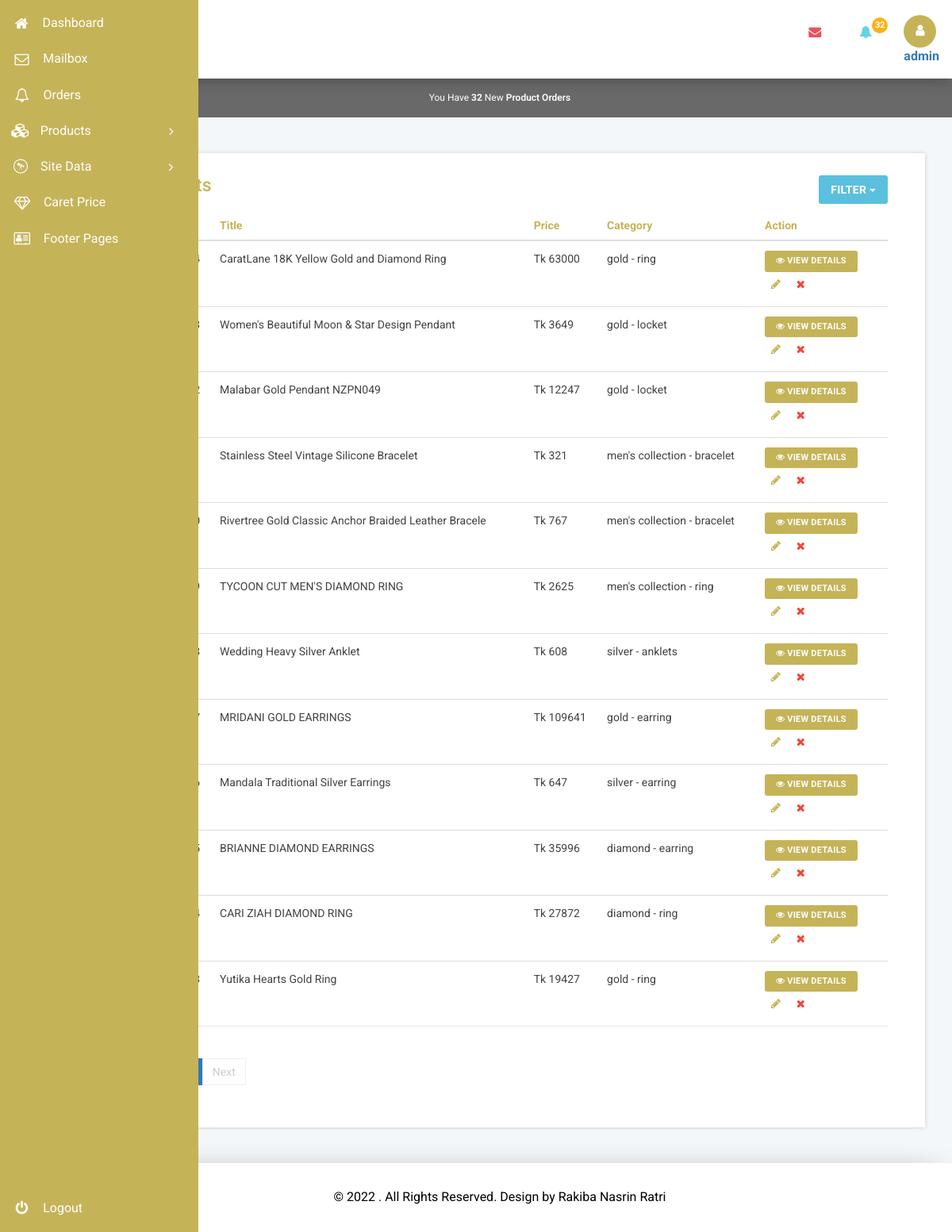
The app's page /admin/site-data.php?dt=apr (signed in) with its own data.
### tables this page shows
CREATE TABLE IF NOT EXISTS `products` (
  `id` int(11) NOT NULL,
  `name` varchar(900) NOT NULL,
  `category` varchar(900) NOT NULL,
  `subcategory` varchar(900) NOT NULL,
  `brand` varchar(90) NOT NULL,
  `size` varchar(90) NOT NULL,
  `colors` varchar(9000) NOT NULL,
  `description` text NOT NULL,
  `price` float NOT NULL,
  `views` int(11) NOT NULL,
  `discount` int(11) NOT NULL,
  `images` varchar(900) NOT NULL,
  `date_added` datetime DEFAULT NULL,
  `item_left` int(11) NOT NULL,
  `rating` varchar(10) NOT NULL DEFAULT '0-0',
  `others` varchar(10) DEFAULT NULL,
  PRIMARY KEY (`id`)
);

CREATE TABLE IF NOT EXISTS `site_settings` (
  `title` varchar(900) NOT NULL,
  `page_view` int(11) NOT NULL,
  `caret_price` int(11) NOT NULL
);

### admin/site-data.php (the view, shortened to what this page needs)
<?php
	include "../doc/includes/config.php";
	require_once "includes/functions.php";
	$dt = isset($_GET['dt']) ? $_GET['dt'] : header('Location: index.php');
	$filter = isset($_GET['filter']) ? $_GET['filter'] : 0;
	$page = isset($_GET['page']) ? $_GET['page'] : 1;
	$offset = ($page < 1) ? 0 : (($page*20)-20);
	switch($dt) {
		case 'apr' : $table_name='products'; $title = 'All Products'; $sbis = array("All","Old uploaded","Most viewed","Discount","Low Stock"); $vdms = 'lg';break;
	}
?>
<?php include "includes/form-submissions.php"; ?>
<?php include "includes/header.php"; ?>
<div class="main-grid">
	<div class="panel panel-widget">
		<div class="row my-div">
			<div class="col-md-12 my-div-heading">
				<div class="dropdown pull-right">
					<button class="btn btn-info dropdown-toggle" type="button" data-toggle="dropdown">FILTER
					<span class="caret"></span></button>
				</div>
				<h2><?= $title ?></h2>
			</div>
			<div class="col-md-12">
			<?php if($dt=='msg'){ ?>
				<?php switch($filter){case 1:$sort_sql="admin_read='0'";break;default: $sort_sql="1";} ?>
				<div class="mailbox">
				<?php
					$result_message = get_messages($sort_sql." ORDER BY id DESC LIMIT 20 OFFSET ".$offset);
					while($row_message = $result_message->fetch_array()) {
					switch($row_message['admin_read']) {
					case 0: $label = 'success'; $text = 'New'; break;
					case 1: $label = 'default'; $text = 'Replied'; break;
					default: $label = 'danger'; $text = 'Data Error';
					}
				?>
					<div id="mail-<?= trim($row_message['Id']) ?>" data-vid="<?= trim($row_message['Id']) ?>" class="row message">
						<div class="button-group col-md-2 col-sm-12 col-xs-12">
							<a href="?update_mail_status=1&id=<?= $row_message['Id']; ?>&value=0<?php if($row_message['admin_read']==0)echo"1"; ?>">
								<i class="fa fa-envelope-<?php if($row_message['admin_read']==1)echo"open-"; ?>o"></i>
							</a>
							<a href="#" data-reply="<?= $row_message['Email'] ?>"><i class="fa fa-reply"></i></a>
							<a href="#" data-delete="<?= $row_message['Id'] ?>"><i class="fa fa-trash-o"></i></a>
							<a href="#" data-delete="<?= $row_message['Id'] ?>"><i class="fa fa-flag-o"></i></a>
						</div>
						<div class="col-md-7 col-sm-6 col-xs-6"><?= $row_message['Name'] ; ?> &lt;<?= $row_message['Email'] ; ?>&gt;</div>
						<div class="col-md-1 col-sm-1 col-xs-1"><span class="label label-<?= $label ?>"><?= $text ?></span></div>
						<div class="col-md-2 col-sm-3 col-xs-3"><?= $row_message['date'] ; ?></div>
					</div>
				<?php } mysqli_free_result($result_message); ?>
				</div>
			<?php }else if($dt=='apr'){ ?>
				<?php
					switch($filter) {
					default: $sort_sql = "1 ORDER BY id DESC";
					}
				?>
				<table class="table">
					<thead><tr><th>#</th><th>Id</th><th>Title</th><th>Price</th><th>Category</th><th width="16.6666%">Action</th></tr></thead>
					<tbody>
					<?php
						$result_products = get_some_data("products", $sort_sql." LIMIT 20 OFFSET {$offset}");
						if($result_products->num_rows > 0) {
						while($row_pr = $result_products->fetch_array()) {
						$primg = (!empty($row_pr['colors'])) ? "../proimg/".$row_pr['id']."/".explode(",", $row_pr['colors'])[0]."1.jpg" :  "../proimg/".$row_pr['id']."/1.jpg";
					?>
						<tr>
							<td><img src="<?= $primg ?>" class="img-fluid img-thumbnail" style="max-height: 70px;" /></td>
							<td>#<?= $row_pr['id'] ?></td>
							<td><?= $row_pr['name'] ?></td>
							<td>Tk <?= ($row_pr['others']==2) ? $caretRate*$row_pr['price']: $row_pr['price']; ?></td>
							<td><?= $row_pr['category'] ?> - <?= $row_pr['subcategory'] ?></td>
							<td class="td-actions">
								<a href="<?= '../details/'.restyle_url($row_pr['category']).'/'.restyle_url($row_pr['id']) ?>" target="_blank" class="btn btn-primary btn-sm">
									<i class="fa fa-eye"></i> View Details
								</a><br/>
								<a href="update-product.php?edit=<?= restyle_url($row_pr['id']) ?>" class="btn btn-link btn-info btn-sm"><i class="fa fa-pencil"></i></a>
								<button type="button" class="btn btn-link btn-danger btn-sm" data-delete="<?= $row_pr['id'] ?>"><i class="fa fa-times"></i></button>
							</td>
						</tr>
					<?php }} else { ?>
						<tr><td colspan="6" class="text-center bg-danger text-light">No data found!</td></tr>
					<?php } mysqli_free_result($result_products); ?>
					</tbody>
				</table>
			<?php }else if($dt=='cls'){ ?>
				<?php switch($filter){case 1:$sort_sql="1 ORDER BY id ASC";break;default: $sort_sql="1 ORDER BY id DESC";}?>
				<table class="table">
					<thead class="text-primary"><tr><th>#</th><th>Customer Info</th><th>Address</th><th width="25%">Action</th></tr></thead>
					<tbody>
					<?php
						$result_users = get_some_data("users", $sort_sql);
						if($result_users->num_rows > 0) {
							while($row_us = $result_users->fetch_array()){
					?>
						<tr class="ppot">
							<td><img src="images/avatar.png" class="img-responsive" style="max-height: 80px" /></td>
							<td class="customer-info">
								<h4><?= $row_us['first_name']." ".$row_us['last_name'] ?></h4>
								<p class="text-muted"><i class="fa fa-envelope"></i> &nbsp; <?= $row_us['email'] ?></p>
								<p class="text-muted"><i class="fa fa-phone"></i> &nbsp; <?= $row_us['mobile_number'] ?></p>
							</td>
							<td><?= $row_us['address'] ?></td>
							<td class="td-actions">
								<button type="button" class="btn btn-primary btn-sm" data-vid="<?= $row_us['id'] ?>">
									<i class="fa fa-eye"></i> View Details
								</button>
								<button type="button" class="btn btn-info btn-link btn-sm" data-reply="<?= $row_us['email'] ?>">
									<i class="fa fa-paper-plane-o"></i>
								</button>
								<button type="button"  class="btn btn-danger btn-link btn-sm" data-delete="<?= $row_us['id'] ?>">
									<i class="fa fa-times"></i>
								</button>
							</td>
						</tr>
					<?php
							}
						} else {
					?>
						<tr><td colspan="4" class="text-center bg-danger">No data found!</td></tr>
					<?php
						}
						mysqli_free_result($result_users)
					?>
					</tbody>
				</table>
			<?php } else if($dt == 'adm'){ ?>
				<?php switch($filter){case 1:$sort_sql="1 ORDER BY id ASC";break;default: $sort_sql="1 ORDER BY id DESC";} ?>
				<table class="table">
					<thead><tr><th>Id</th><th>Username</th><th>Date Added</th><th style="width: 15%;">Action</th></tr></thead>
					<tbody>
				<?php
					$result_admins = get_some_data('admins', $sort_sql." LIMIT 20 OFFSET ".$offset);
					while($row_admins = $result_admins->fetch_array()) {
				?>
						<tr class="ppot">
							<td><?= $row_admins['id'] ?></td>
							<td><?= $row_admins['username'] ?></td>
							<td><?= $row_admins['date_added']; ?></td>
							<td class="td-actions">
								<button type="button" class="btn btn-info btn-link" data-vid="<?= $row_admins['id'] ?>">
									<i class="fa fa-pencil"></i>
								</button>
							<?php if($row_admins['Token'] != $_COOKIE['user']){ ?>
								<a href="#" data-delete="<?= $row_admins['id'] ?>" class="btn btn-danger btn-link"><i class="fa fa-times"></i></a>
							<?php } ?>
							</td>
						</tr>
				<?php
					}
					mysqli_free_result($result_admins);
				?>
					</tbody>
				</table>
				<div class="text-center my-2"><button class="btn btn-success" data-vid=""><i class="fa fa-plus"></i> Add New</button></div>
			<?php } ?>
				<nav><ul class="pagination justify-content-end"><?= get_paging(get_total_rows($table_name, $sort_sql), 20, $page, "?dt=".$dt."&filter=".$filter."&") ?></ul></nav>
			</div>
		</div>
	</div>
</div>
<?php include "includes/footer.php"; ?>

### admin/includes/header.php (shortened to what this page needs)
<?php
	$userinfo	= $conn->query("SELECT * FROM admins where Token = '".$conn->real_escape_string($_COOKIE['user'])."'");
	if($userinfo->num_rows  == 1) {
		$list_row	= $userinfo->fetch_array();
		$check_username = $list_row['username'];
	} else {
		setcookie("user", null, time() - 3600, "/");
		exit(header('Location: login.php?emsg='.urlencode("Invalid token or user deleted !")));
	}
?>
<!DOCTYPE html>
<head>
	<link rel="stylesheet" href="css/_ds_adm_boot.css">
	<link href="css/_ds_adm_design.css" rel='stylesheet' type='text/css' />
	<link rel="stylesheet" href="css/_ds_font_aws.css" type="text/css"/>
	<link rel="stylesheet" href="css/_ds_admmorris.css">
	<link href="css/_ds_file_input.css" media="all" rel="stylesheet" type="text/css"/>
	<link rel="stylesheet" href="css/_ds_note_summer.css">
</head>
<body class="dashboard-page">
	<nav class="main-menu">
		<ul>
			<li>
				<a href="index.php">
					<i class="fa fa-home nav_icon"></i>
					<span class="nav-text">Dashboard</span>
				</a>
			</li>
			<li>
				<a href="site-data.php?dt=msg">
					<i class="fa fa-envelope-o nav_icon"></i>
					<span class="nav-text">Mailbox</span>
				</a>
			</li>
			<li>
				<a href="site-data.php?dt=odr">
					<i class="fa fa-bell-o nav_icon"></i>
					<span class="nav-text">Orders</span>
				</a>
			</li>
			<li class="has-subnav">
				<a href="javascript:void(0);">
					<i class="fa fa-cubes nav_icon"></i><span class="nav-text">Products</span>
					<i class="icon-angle-right"></i><i class="icon-angle-down"></i>
				</a>
			</li>
			<li>
				<a href="javascript:void(0)">
					<i class="fa fa-wpexplorer nav-icon"></i>
					<span class="nav-text">Site Data</span>
					<i class="icon-angle-right"></i><i class="icon-angle-down"></i>
				</a>
			</li>
			<li>
				<a href="update-site-settings.php?ref=caret">
					<i class="fa fa-diamond nav_icon"></i>
					<span class="nav-text">Caret Price</span>
				</a>
			</li>
			<li>
				<a href="inner-pages.php">
					<i class="fa fa-address-card-o nav-icon"></i>
					<span class="nav-text">Footer Pages</span>
				</a>
			</li>
		</ul>
		<ul class="logout">
			<li>
				<a href="?logout">
					<i class="icon-off nav-icon"></i>
					<span class="nav-text">Logout</span>
				</a>
			</li>
		</ul>
	</nav>
	<section class="wrapper scrollable">
		<nav class="user-menu">
		</nav>
		<section class="title-bar">
			<div class="logo"><h1><a href="index.php"><img src="../images/logo.png" alt="" /></a></h1></div>
			<div class="header-right">
				<div class="profile_details_left">
					<div class="header-right-left">
						<ul class="nofitications-dropdown">
							<li class="dropdown head-dpdn">
							<?php
								$unread_message = get_messages("admin_read='0'");
								$unread_message_count	= $unread_message->num_rows;
							?>
								<a href="#" class="dropdown-toggle" data-toggle="dropdown"><i class="fa fa-envelope"></i><?php if($unread_message_count != 0){ ?><span class="badge"><?php echo $unread_message_count; ?></span><?php } ?></a>
							</li>
							<li class="dropdown head-dpdn">
							<?php
								$unread_order = get_orders("admin_read='0'");
								$unread_order_count	= $unread_order->num_rows;
							?>
								<a href="#" class="dropdown-toggle" data-toggle="dropdown" aria-expanded="false"><i class="fa fa-bell"></i><?php if($unread_order_count != 0){ ?><span class="badge blue"><?php echo $unread_order_count; ?></span><?php } ?></a>
							</li>
							<div class="clearfix"> </div>
						</ul>
					</div>
					<div class="profile_details">
						<ul>
							<li class="dropdown profile_details_drop">
								<a href="#" class="dropdown-toggle" data-toggle="dropdown" aria-expanded="false">
									<div class="profile_img">
										<span class="prfil-img"><i class="fa fa-user" aria-hidden="true"></i></span>
										<b><?= $check_username; ?></b>
									</div>
								</a>
							</li>
						</ul>
					</div>
					<div class="clearfix"></div>
				</div>
			</div>
			<div class="clearfix"></div>
		</section>
	<?php if($unread_order_count > 0 || $unread_message_count >0){ ?>
		<div class="alert alert-danger notification text-center">
		<?php if($unread_order_count > 0){ ?>
			You Have <strong><?php echo $unread_order_count; ?></strong> New <a href="site-data.php?dt=odr" class="alert-link"> Product Orders</a>
		<?php } ?>
		</div>
	<?php } ?>

### admin/includes/functions.php (shortened to what this page needs)
<?php
	function restyle_url($url) {
		$from = array("-", "~", "!", "#", "^", "*", "(", ")", "'", "\"", ",", "%", "&", "$", "@", "/", "\\", ";", " ");
		$to = array("-dash-", "-tide-", "-int-", "-hash-", "-caret-", "-star-", "-open-", "-close-", "-squote-", "-dquote-", "-comma-", "-percent-", "-and-", "-dollar-", "-at-", "-slash-", "-backslash-", "-semicolon-", "-");
		$restyle	= trim(strtolower($url));
		$restyle	= str_replace($from, $to, $restyle);
		$restyle	= str_replace("--", "~", $restyle);
		return $restyle;
	}
	function get_paging($total_item, $item_per_page, $current_page, $target_url) {
		$total_page = $total_item/$item_per_page;
		$total_page = (is_float($total_page)) ? intval($total_page+1) : $total_page;
		echo '<li class="page-item'; if($current_page < 2)echo ' disabled'; echo '"><a class="page-link" href="'.$target_url.'page='.($current_page-1).'">Previous</a></li>';
		for($pagei = 1; $pagei <= $total_page; $pagei++) {
			echo '<li class="page-item'; if($current_page == $pagei) echo ' active'; echo '"><a class="page-link" href="'.$target_url.'page='.$pagei.'">'.$pagei.'</a></li>';
		}
		echo '<li class="page-item'; if($current_page == $total_page)echo ' disabled'; echo '"><a class="page-link" href="'.$target_url.'page='.($current_page+1).'">Next</a></li>';
	}
	function get_caret_price()  {
		return get_single_index_data("site_settings", "1", "caret_price");
	}
	$caretRate = get_caret_price();
	function get_orders($extra_sql=true) {
		return get_some_data("p_order", $extra_sql);
	}
	function get_total_rows($table, $extra_sql=true, $needed_index='*'){
		global $conn;
		$get = "SELECT ".$needed_index." FROM {$table} ";
		$get.= "WHERE ".$extra_sql;
		$result = $conn->query($get); $num = $result->num_rows;
		return $num;
	}
	function get_some_data($tablename, $condition, $needed_index='*') {
		global $conn;
		$get = "SELECT ".$needed_index." FROM ".$tablename." ";
		$get.= "WHERE ".$condition;
		$result = $conn->query($get);
		return $result;
	}
	function get_single_index_data($tablename, $condition, $index) {
		global $conn;
		$get = "SELECT ".$index." FROM ".$tablename." ";
		$get.= "WHERE ".$condition;
		$result = $conn->query($get);
		$row = $result->fetch_array();
		return $row[$index];
	}

### admin/includes/footer.php (shortened to what this page needs)
		<div class="footer">
			<p>© <?= date("Y"); ?> . All Rights Reserved. Design by <a>Rakiba Nasrin Ratri</a></p>
		</div>
	</section>
</body>
</html>

### records on screen
products: name "CaratLane 18K Yellow Gold and Diamond Ring", category "gold", subcategory "ring"
site_settings: $caretRate*$row_pr['price'] "63000"
products: name "Women's Beautiful Moon & Star Design Pendant", price "3649", category "gold", subcategory "locket"
products: name "Malabar Gold Pendant NZPN049", price "12247", category "gold", subcategory "locket"
products: name "Stainless Steel Vintage Silicone Bracelet", price "321", category "men's collection", subcategory "bracelet"
products: name "Rivertree Gold Classic Anchor Braided Leather Bracele", price "767", category "men's collection", subcategory "bracelet"
products: name "TYCOON CUT MEN'S DIAMOND RING", price "2625", category "men's collection", subcategory "ring"
products: name "Wedding Heavy Silver Anklet", price "608", category "silver", subcategory "anklets"
products: name "MRIDANI GOLD EARRINGS", price "109641", category "gold", subcategory "earring"
products: name "Mandala Traditional Silver Earrings", price "647", category "silver", subcategory "earring"
products: name "BRIANNE DIAMOND EARRINGS", price "35996", category "diamond", subcategory "earring"
products: name "CARI ZIAH DIAMOND RING", price "27872", category "diamond", subcategory "ring"
products: name "Yutika Hearts Gold Ring", price "19427", category "gold", subcategory "ring"

### other values on screen
$unread_order_count "32"
$check_username "admin"
